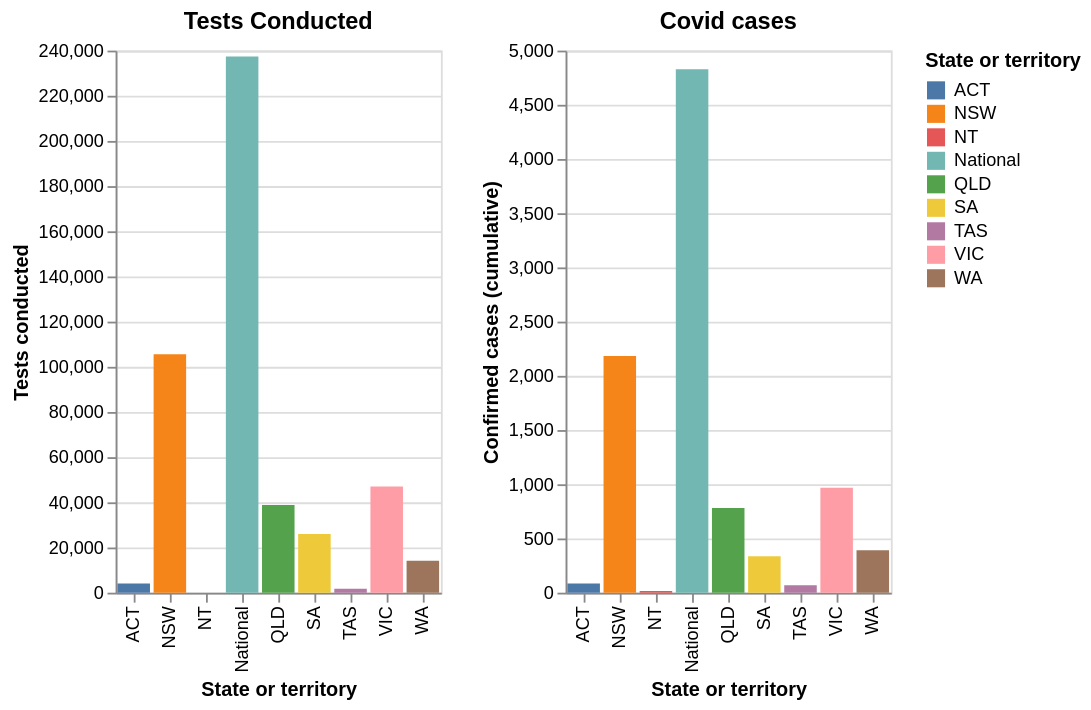

The cell this chart's notebook holds for it:
### Code cell
#collapse
base = alt.Chart(aus_totals)

tests = base.mark_bar().encode(
    x="State or territory",
    y="Tests conducted:Q",
    color="State or territory"
).properties(
    title="Tests Conducted"
)

cases = base.mark_bar().encode(
    x="State or territory",
    y="Confirmed cases (cumulative):Q",
    color="State or territory"
).properties(
    title="Covid cases"
)

tests | cases

### Figure 1 — Vega-Lite specification as saved in the notebook (floating-point values rounded to 4 significant figures)
{"config": {"view": {"continuousWidth": 400, "continuousHeight": 300}}, "hconcat": [{"mark": "bar", "encoding": {"color": {"type": "nominal", "field": "State or territory"}, "x": {"type": "nominal", "field": "State or territory"}, "y": {"type": "quantitative", "field": "Tests conducted"}}, "title": "Tests Conducted"}, {"mark": "bar", "encoding": {"color": {"type": "nominal", "field": "State or territory"}, "x": {"type": "nominal", "field": "State or territory"}, "y": {"type": "quantitative", "field": "Confirmed cases (cumulative)"}}, "title": "Covid cases"}], "data": {"name": "data-6b2b0e5ccf5d4385de9f90db03a1d11f"}, "$schema": "https://vega.github.io/schema/vega-lite/v4.0.2.json", "datasets": {"data-6b2b0e5ccf5d4385de9f90db03a1d11f": [{"State or territory": "NSW", "Long name": "New South Wales", "Confirmed cases (cumulative)": "2182", "Deaths": "9", "Tests conducted": "105543", "Tests per million": "13001", "Percent positive": "2.1", "Last updated": "2020-03-31"}, {"State or territory": "VIC", "Long name": "Victoria", "Confirmed cases (cumulative)": "968", "Deaths": "4", "Tests conducted": "47000", "Tests per million": "7089", "Percent positive": "2.1", "Last updated": "2020-04-01"}, {"State or territory": "QLD", "Long name": "Queensland", "Confirmed cases (cumulative)": "781", "Deaths": "2", "Tests conducted": "38860", "Tests per million": "7597", "Percent positive": "2.0", "Last updated": "2020-04-01"}, {"State or territory": "SA", "Long name": "South Australia", "Confirmed cases (cumulative)": "337", "Deaths": "", "Tests conducted": "26000", "Tests per million": "14802", "Percent positive": "1.3", "Last updated": "2020-03-31"}, {"State or territory": "ACT", "Long name": "Australian Capital Territory", "Confirmed cases (cumulative)": "84", "Deaths": "1", "Tests conducted": "4059", "Tests per million": "9481", "Percent positive": "2.1", "Last updated": "2020-04-01"}, {"State or territory": "NT", "Long name": "Northern Territory", "Confirmed cases (cumulative)": "16", "Deaths": "", "Tests conducted": "", "Tests per million": "", "Percent positive": "", "Last updated": "2020-03-31"}, {"State or territory": "TAS", "Long name": "Tasmania", "Confirmed cases (cumulative)": "69", "Deaths": "2", "Tests conducted": "1779", "Tests per million": "3322", "Percent positive": "3.9", "Last updated": "2020-04-01"}, {"State or territory": "WA", "Long name": "Western Australia", "Confirmed cases (cumulative)": "392", "Deaths": "2", "Tests conducted": "14188", "Tests per million": "5393", "Percent positive": "2.8", "Last updated": "2020-04-01"}, {"State or territory": "National", "Long name": "National", "Confirmed cases (cumulative)": "4829", "Deaths": "20", "Tests conducted": "237429", "Tests per million": "9324", "Percent positive": "2.0", "Last updated": "2020-04-01"}]}}
